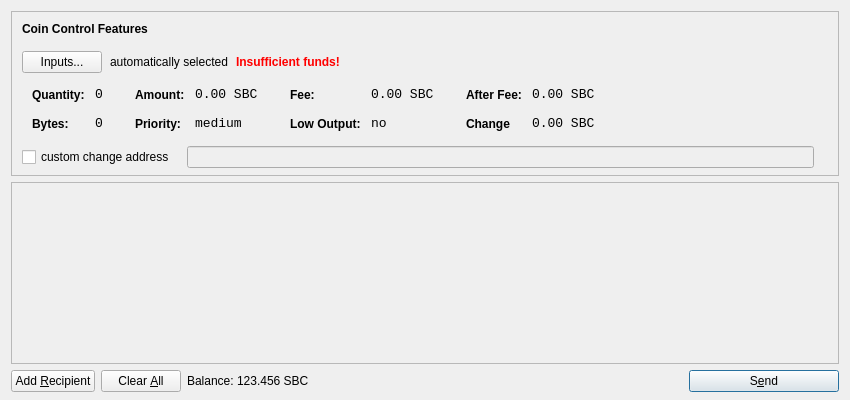
<?xml version="1.0" encoding="UTF-8"?>
<ui version="4.0">
 <class>SendCoinsDialog</class>
 <widget class="QDialog" name="SendCoinsDialog">
  <property name="geometry">
   <rect>
    <x>0</x>
    <y>0</y>
    <width>850</width>
    <height>400</height>
   </rect>
  </property>
  <property name="windowTitle">
   <string>Send Coins</string>
  </property>
  <layout class="QVBoxLayout" name="verticalLayout" stretch="0,1,0">
   <property name="bottomMargin">
    <number>8</number>
   </property>
   <item>
    <widget class="QFrame" name="frameCoinControl">
     <property name="sizePolicy">
      <sizepolicy hsizetype="Expanding" vsizetype="Expanding">
       <horstretch>0</horstretch>
       <verstretch>0</verstretch>
      </sizepolicy>
     </property>
     <property name="maximumSize">
      <size>
       <width>16777215</width>
       <height>16777215</height>
      </size>
     </property>
     <property name="frameShape">
      <enum>QFrame::StyledPanel</enum>
     </property>
     <property name="frameShadow">
      <enum>QFrame::Sunken</enum>
     </property>
     <layout class="QVBoxLayout" name="verticalLayoutCoinControl2">
      <property name="spacing">
       <number>-1</number>
      </property>
      <property name="leftMargin">
       <number>0</number>
      </property>
      <property name="topMargin">
       <number>0</number>
      </property>
      <property name="rightMargin">
       <number>0</number>
      </property>
      <property name="bottomMargin">
       <number>6</number>
      </property>
      <item>
       <layout class="QVBoxLayout" name="verticalLayoutCoinControl" stretch="0,0,0,0,1">
        <property name="spacing">
         <number>0</number>
        </property>
        <property name="leftMargin">
         <number>10</number>
        </property>
        <property name="topMargin">
         <number>10</number>
        </property>
        <item>
         <layout class="QHBoxLayout" name="horizontalLayoutCoinControl1">
          <property name="bottomMargin">
           <number>15</number>
          </property>
          <item>
           <widget class="QLabel" name="labelCoinControlFeatures">
            <property name="sizePolicy">
             <sizepolicy hsizetype="Preferred" vsizetype="Maximum">
              <horstretch>0</horstretch>
              <verstretch>0</verstretch>
             </sizepolicy>
            </property>
            <property name="font">
             <font>
              <weight>75</weight>
              <bold>true</bold>
             </font>
            </property>
            <property name="styleSheet">
             <string notr="true">font-weight:bold;</string>
            </property>
            <property name="text">
             <string>Coin Control Features</string>
            </property>
           </widget>
          </item>
         </layout>
        </item>
        <item>
         <layout class="QHBoxLayout" name="horizontalLayoutCoinControl2" stretch="0,0,0,0">
          <property name="spacing">
           <number>8</number>
          </property>
          <property name="bottomMargin">
           <number>10</number>
          </property>
          <item>
           <widget class="QPushButton" name="pushButtonCoinControl">
            <property name="styleSheet">
             <string notr="true"/>
            </property>
            <property name="text">
             <string>Inputs...</string>
            </property>
           </widget>
          </item>
          <item>
           <widget class="QLabel" name="labelCoinControlAutomaticallySelected">
            <property name="text">
             <string>automatically selected</string>
            </property>
            <property name="margin">
             <number>5</number>
            </property>
           </widget>
          </item>
          <item>
           <widget class="QLabel" name="labelCoinControlInsuffFunds">
            <property name="font">
             <font>
              <weight>75</weight>
              <bold>true</bold>
             </font>
            </property>
            <property name="styleSheet">
             <string notr="true">color:red;font-weight:bold;</string>
            </property>
            <property name="text">
             <string>Insufficient funds!</string>
            </property>
            <property name="margin">
             <number>5</number>
            </property>
           </widget>
          </item>
          <item>
           <spacer name="horizontalSpacerCoinControl">
            <property name="orientation">
             <enum>Qt::Horizontal</enum>
            </property>
            <property name="sizeHint" stdset="0">
             <size>
              <width>40</width>
              <height>1</height>
             </size>
            </property>
           </spacer>
          </item>
         </layout>
        </item>
        <item>
         <widget class="QWidget" name="widgetCoinControl" native="true">
          <property name="sizePolicy">
           <sizepolicy hsizetype="Preferred" vsizetype="Preferred">
            <horstretch>0</horstretch>
            <verstretch>0</verstretch>
           </sizepolicy>
          </property>
          <property name="minimumSize">
           <size>
            <width>0</width>
            <height>0</height>
           </size>
          </property>
          <property name="styleSheet">
           <string notr="true"/>
          </property>
          <layout class="QHBoxLayout" name="horizontalLayoutCoinControl5">
           <property name="margin">
            <number>0</number>
           </property>
           <item>
            <layout class="QHBoxLayout" name="horizontalLayoutCoinControl3" stretch="0,0,0,1">
             <property name="spacing">
              <number>20</number>
             </property>
             <property name="topMargin">
              <number>0</number>
             </property>
             <property name="bottomMargin">
              <number>10</number>
             </property>
             <item>
              <layout class="QFormLayout" name="formLayoutCoinControl1">
               <property name="horizontalSpacing">
                <number>10</number>
               </property>
               <property name="verticalSpacing">
                <number>14</number>
               </property>
               <property name="leftMargin">
                <number>10</number>
               </property>
               <property name="topMargin">
                <number>4</number>
               </property>
               <property name="rightMargin">
                <number>6</number>
               </property>
               <item row="0" column="0">
                <widget class="QLabel" name="labelCoinControlQuantityText">
                 <property name="styleSheet">
                  <string notr="true">font-weight:bold;</string>
                 </property>
                 <property name="text">
                  <string>Quantity:</string>
                 </property>
                 <property name="margin">
                  <number>0</number>
                 </property>
                </widget>
               </item>
               <item row="0" column="1">
                <widget class="QLabel" name="labelCoinControlQuantity">
                 <property name="font">
                  <font>
                   <family>Monospace</family>
                   <pointsize>10</pointsize>
                  </font>
                 </property>
                 <property name="cursor">
                  <cursorShape>IBeamCursor</cursorShape>
                 </property>
                 <property name="contextMenuPolicy">
                  <enum>Qt::ActionsContextMenu</enum>
                 </property>
                 <property name="text">
                  <string>0</string>
                 </property>
                 <property name="margin">
                  <number>0</number>
                 </property>
                 <property name="textInteractionFlags">
                  <set>Qt::LinksAccessibleByMouse|Qt::TextSelectableByKeyboard|Qt::TextSelectableByMouse</set>
                 </property>
                </widget>
               </item>
               <item row="1" column="0">
                <widget class="QLabel" name="labelCoinControlBytesText">
                 <property name="styleSheet">
                  <string notr="true">font-weight:bold;</string>
                 </property>
                 <property name="text">
                  <string>Bytes:</string>
                 </property>
                </widget>
               </item>
               <item row="1" column="1">
                <widget class="QLabel" name="labelCoinControlBytes">
                 <property name="font">
                  <font>
                   <family>Monospace</family>
                   <pointsize>10</pointsize>
                  </font>
                 </property>
                 <property name="cursor">
                  <cursorShape>IBeamCursor</cursorShape>
                 </property>
                 <property name="contextMenuPolicy">
                  <enum>Qt::ActionsContextMenu</enum>
                 </property>
                 <property name="text">
                  <string>0</string>
                 </property>
                 <property name="textInteractionFlags">
                  <set>Qt::LinksAccessibleByMouse|Qt::TextSelectableByKeyboard|Qt::TextSelectableByMouse</set>
                 </property>
                </widget>
               </item>
              </layout>
             </item>
             <item>
              <layout class="QFormLayout" name="formLayoutCoinControl2">
               <property name="horizontalSpacing">
                <number>10</number>
               </property>
               <property name="verticalSpacing">
                <number>14</number>
               </property>
               <property name="leftMargin">
                <number>6</number>
               </property>
               <property name="topMargin">
                <number>4</number>
               </property>
               <property name="rightMargin">
                <number>6</number>
               </property>
               <item row="0" column="0">
                <widget class="QLabel" name="labelCoinControlAmountText">
                 <property name="styleSheet">
                  <string notr="true">font-weight:bold;</string>
                 </property>
                 <property name="text">
                  <string>Amount:</string>
                 </property>
                 <property name="margin">
                  <number>0</number>
                 </property>
                </widget>
               </item>
               <item row="0" column="1">
                <widget class="QLabel" name="labelCoinControlAmount">
                 <property name="font">
                  <font>
                   <family>Monospace</family>
                   <pointsize>10</pointsize>
                  </font>
                 </property>
                 <property name="cursor">
                  <cursorShape>IBeamCursor</cursorShape>
                 </property>
                 <property name="contextMenuPolicy">
                  <enum>Qt::ActionsContextMenu</enum>
                 </property>
                 <property name="text">
                  <string>0.00 SBC</string>
                 </property>
                 <property name="textInteractionFlags">
                  <set>Qt::LinksAccessibleByMouse|Qt::TextSelectableByKeyboard|Qt::TextSelectableByMouse</set>
                 </property>
                </widget>
               </item>
               <item row="1" column="0">
                <widget class="QLabel" name="labelCoinControlPriorityText">
                 <property name="styleSheet">
                  <string notr="true">font-weight:bold;</string>
                 </property>
                 <property name="text">
                  <string>Priority:</string>
                 </property>
                </widget>
               </item>
               <item row="1" column="1">
                <widget class="QLabel" name="labelCoinControlPriority">
                 <property name="font">
                  <font>
                   <family>Monospace</family>
                   <pointsize>10</pointsize>
                  </font>
                 </property>
                 <property name="cursor">
                  <cursorShape>IBeamCursor</cursorShape>
                 </property>
                 <property name="contextMenuPolicy">
                  <enum>Qt::ActionsContextMenu</enum>
                 </property>
                 <property name="text">
                  <string>medium</string>
                 </property>
                 <property name="textInteractionFlags">
                  <set>Qt::LinksAccessibleByMouse|Qt::TextSelectableByKeyboard|Qt::TextSelectableByMouse</set>
                 </property>
                </widget>
               </item>
              </layout>
             </item>
             <item>
              <layout class="QFormLayout" name="formLayoutCoinControl3">
               <property name="horizontalSpacing">
                <number>10</number>
               </property>
               <property name="verticalSpacing">
                <number>14</number>
               </property>
               <property name="leftMargin">
                <number>6</number>
               </property>
               <property name="topMargin">
                <number>4</number>
               </property>
               <property name="rightMargin">
                <number>6</number>
               </property>
               <item row="0" column="0">
                <widget class="QLabel" name="labelCoinControlFeeText">
                 <property name="styleSheet">
                  <string notr="true">font-weight:bold;</string>
                 </property>
                 <property name="text">
                  <string>Fee:</string>
                 </property>
                 <property name="margin">
                  <number>0</number>
                 </property>
                </widget>
               </item>
               <item row="0" column="1">
                <widget class="QLabel" name="labelCoinControlFee">
                 <property name="font">
                  <font>
                   <family>Monospace</family>
                   <pointsize>10</pointsize>
                  </font>
                 </property>
                 <property name="cursor">
                  <cursorShape>IBeamCursor</cursorShape>
                 </property>
                 <property name="contextMenuPolicy">
                  <enum>Qt::ActionsContextMenu</enum>
                 </property>
                 <property name="text">
                  <string>0.00 SBC</string>
                 </property>
                 <property name="textInteractionFlags">
                  <set>Qt::LinksAccessibleByMouse|Qt::TextSelectableByKeyboard|Qt::TextSelectableByMouse</set>
                 </property>
                </widget>
               </item>
               <item row="1" column="0">
                <widget class="QLabel" name="labelCoinControlLowOutputText">
                 <property name="styleSheet">
                  <string notr="true">font-weight:bold;</string>
                 </property>
                 <property name="text">
                  <string>Low Output:</string>
                 </property>
                </widget>
               </item>
               <item row="1" column="1">
                <widget class="QLabel" name="labelCoinControlLowOutput">
                 <property name="font">
                  <font>
                   <family>Monospace</family>
                   <pointsize>10</pointsize>
                  </font>
                 </property>
                 <property name="cursor">
                  <cursorShape>IBeamCursor</cursorShape>
                 </property>
                 <property name="contextMenuPolicy">
                  <enum>Qt::ActionsContextMenu</enum>
                 </property>
                 <property name="text">
                  <string>no</string>
                 </property>
                 <property name="textInteractionFlags">
                  <set>Qt::LinksAccessibleByMouse|Qt::TextSelectableByKeyboard|Qt::TextSelectableByMouse</set>
                 </property>
                </widget>
               </item>
              </layout>
             </item>
             <item>
              <layout class="QFormLayout" name="formLayoutCoinControl4">
               <property name="horizontalSpacing">
                <number>10</number>
               </property>
               <property name="verticalSpacing">
                <number>14</number>
               </property>
               <property name="leftMargin">
                <number>6</number>
               </property>
               <property name="topMargin">
                <number>4</number>
               </property>
               <property name="rightMargin">
                <number>6</number>
               </property>
               <item row="0" column="0">
                <widget class="QLabel" name="labelCoinControlAfterFeeText">
                 <property name="styleSheet">
                  <string notr="true">font-weight:bold;</string>
                 </property>
                 <property name="text">
                  <string>After Fee:</string>
                 </property>
                 <property name="margin">
                  <number>0</number>
                 </property>
                </widget>
               </item>
               <item row="0" column="1">
                <widget class="QLabel" name="labelCoinControlAfterFee">
                 <property name="font">
                  <font>
                   <family>Monospace</family>
                   <pointsize>10</pointsize>
                  </font>
                 </property>
                 <property name="cursor">
                  <cursorShape>IBeamCursor</cursorShape>
                 </property>
                 <property name="contextMenuPolicy">
                  <enum>Qt::ActionsContextMenu</enum>
                 </property>
                 <property name="text">
                  <string>0.00 SBC</string>
                 </property>
                 <property name="textInteractionFlags">
                  <set>Qt::LinksAccessibleByMouse|Qt::TextSelectableByKeyboard|Qt::TextSelectableByMouse</set>
                 </property>
                </widget>
               </item>
               <item row="1" column="0">
                <widget class="QLabel" name="labelCoinControlChangeText">
                 <property name="styleSheet">
                  <string notr="true">font-weight:bold;</string>
                 </property>
                 <property name="text">
                  <string>Change</string>
                 </property>
                </widget>
               </item>
               <item row="1" column="1">
                <widget class="QLabel" name="labelCoinControlChange">
                 <property name="font">
                  <font>
                   <family>Monospace</family>
                   <pointsize>10</pointsize>
                  </font>
                 </property>
                 <property name="cursor">
                  <cursorShape>IBeamCursor</cursorShape>
                 </property>
                 <property name="contextMenuPolicy">
                  <enum>Qt::ActionsContextMenu</enum>
                 </property>
                 <property name="text">
                  <string>0.00 SBC</string>
                 </property>
                 <property name="textInteractionFlags">
                  <set>Qt::LinksAccessibleByMouse|Qt::TextSelectableByKeyboard|Qt::TextSelectableByMouse</set>
                 </property>
                </widget>
               </item>
              </layout>
             </item>
            </layout>
           </item>
          </layout>
         </widget>
        </item>
        <item>
         <layout class="QHBoxLayout" name="horizontalLayoutCoinControl4" stretch="0,0,0">
          <property name="spacing">
           <number>12</number>
          </property>
          <property name="sizeConstraint">
           <enum>QLayout::SetDefaultConstraint</enum>
          </property>
          <property name="topMargin">
           <number>5</number>
          </property>
          <property name="rightMargin">
           <number>5</number>
          </property>
          <item>
           <widget class="QCheckBox" name="checkBoxCoinControlChange">
            <property name="text">
             <string>custom change address</string>
            </property>
           </widget>
          </item>
          <item>
           <widget class="QLineEdit" name="lineEditCoinControlChange">
            <property name="enabled">
             <bool>false</bool>
            </property>
            <property name="sizePolicy">
             <sizepolicy hsizetype="Expanding" vsizetype="Fixed">
              <horstretch>0</horstretch>
              <verstretch>0</verstretch>
             </sizepolicy>
            </property>
           </widget>
          </item>
          <item>
           <widget class="QLabel" name="labelCoinControlChangeLabel">
            <property name="sizePolicy">
             <sizepolicy hsizetype="Preferred" vsizetype="Expanding">
              <horstretch>0</horstretch>
              <verstretch>0</verstretch>
             </sizepolicy>
            </property>
            <property name="minimumSize">
             <size>
              <width>0</width>
              <height>0</height>
             </size>
            </property>
            <property name="text">
             <string/>
            </property>
            <property name="margin">
             <number>3</number>
            </property>
           </widget>
          </item>
         </layout>
        </item>
        <item>
         <spacer name="verticalSpacerCoinControl">
          <property name="orientation">
           <enum>Qt::Vertical</enum>
          </property>
          <property name="sizeHint" stdset="0">
           <size>
            <width>800</width>
            <height>1</height>
           </size>
          </property>
         </spacer>
        </item>
       </layout>
      </item>
     </layout>
    </widget>
   </item>
   <item>
    <widget class="QScrollArea" name="scrollArea">
     <property name="widgetResizable">
      <bool>true</bool>
     </property>
     <widget class="QWidget" name="scrollAreaWidgetContents">
      <property name="geometry">
       <rect>
        <x>0</x>
        <y>0</y>
        <width>830</width>
        <height>165</height>
       </rect>
      </property>
      <layout class="QVBoxLayout" name="verticalLayout_2">
       <property name="margin">
        <number>0</number>
       </property>
       <item>
        <layout class="QVBoxLayout" name="entries">
         <property name="spacing">
          <number>6</number>
         </property>
        </layout>
       </item>
       <item>
        <spacer name="verticalSpacer">
         <property name="orientation">
          <enum>Qt::Vertical</enum>
         </property>
         <property name="sizeHint" stdset="0">
          <size>
           <width>20</width>
           <height>40</height>
          </size>
         </property>
        </spacer>
       </item>
      </layout>
     </widget>
    </widget>
   </item>
   <item>
    <layout class="QHBoxLayout" name="horizontalLayout">
     <item>
      <widget class="QPushButton" name="addButton">
       <property name="toolTip">
        <string>Send to multiple recipients at once</string>
       </property>
       <property name="text">
        <string>Add &amp;Recipient</string>
       </property>
       <property name="icon">
        <iconset resource="../bitcoin.qrc">
         <normaloff>:/icons/add</normaloff>:/icons/add</iconset>
       </property>
       <property name="autoDefault">
        <bool>false</bool>
       </property>
      </widget>
     </item>
     <item>
      <widget class="QPushButton" name="clearButton">
       <property name="sizePolicy">
        <sizepolicy hsizetype="Minimum" vsizetype="Fixed">
         <horstretch>0</horstretch>
         <verstretch>0</verstretch>
        </sizepolicy>
       </property>
       <property name="toolTip">
        <string>Remove all transaction fields</string>
       </property>
       <property name="text">
        <string>Clear &amp;All</string>
       </property>
       <property name="icon">
        <iconset resource="../bitcoin.qrc">
         <normaloff>:/icons/remove</normaloff>:/icons/remove</iconset>
       </property>
       <property name="autoRepeatDelay">
        <number>300</number>
       </property>
       <property name="autoDefault">
        <bool>false</bool>
       </property>
      </widget>
     </item>
     <item>
      <layout class="QHBoxLayout" name="horizontalLayout_2">
       <property name="spacing">
        <number>3</number>
       </property>
       <item>
        <widget class="QLabel" name="label">
         <property name="sizePolicy">
          <sizepolicy hsizetype="Preferred" vsizetype="Fixed">
           <horstretch>0</horstretch>
           <verstretch>0</verstretch>
          </sizepolicy>
         </property>
         <property name="text">
          <string>Balance:</string>
         </property>
        </widget>
       </item>
       <item>
        <widget class="QLabel" name="labelBalance">
         <property name="sizePolicy">
          <sizepolicy hsizetype="Preferred" vsizetype="Fixed">
           <horstretch>0</horstretch>
           <verstretch>0</verstretch>
          </sizepolicy>
         </property>
         <property name="cursor">
          <cursorShape>IBeamCursor</cursorShape>
         </property>
         <property name="text">
          <string>123.456 SBC</string>
         </property>
         <property name="textInteractionFlags">
          <set>Qt::LinksAccessibleByMouse|Qt::TextSelectableByKeyboard|Qt::TextSelectableByMouse</set>
         </property>
        </widget>
       </item>
      </layout>
     </item>
     <item>
      <spacer name="horizontalSpacer">
       <property name="orientation">
        <enum>Qt::Horizontal</enum>
       </property>
       <property name="sizeHint" stdset="0">
        <size>
         <width>40</width>
         <height>20</height>
        </size>
       </property>
      </spacer>
     </item>
     <item>
      <widget class="QPushButton" name="sendButton">
       <property name="minimumSize">
        <size>
         <width>150</width>
         <height>0</height>
        </size>
       </property>
       <property name="toolTip">
        <string>Confirm the send action</string>
       </property>
       <property name="text">
        <string>S&amp;end</string>
       </property>
       <property name="icon">
        <iconset resource="../bitcoin.qrc">
         <normaloff>:/icons/send</normaloff>:/icons/send</iconset>
       </property>
       <property name="default">
        <bool>true</bool>
       </property>
      </widget>
     </item>
    </layout>
   </item>
  </layout>
 </widget>
 <resources>
  <include location="../bitcoin.qrc"/>
 </resources>
 <connections/>
</ui>
